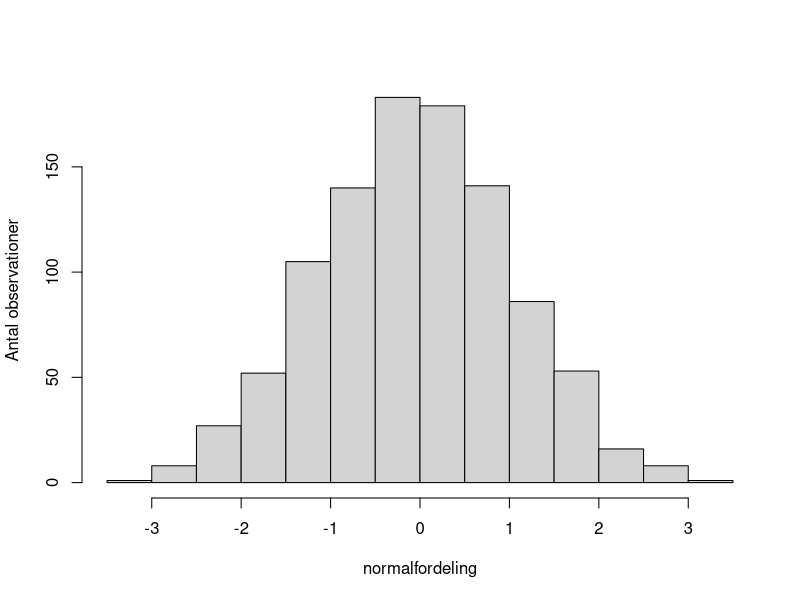
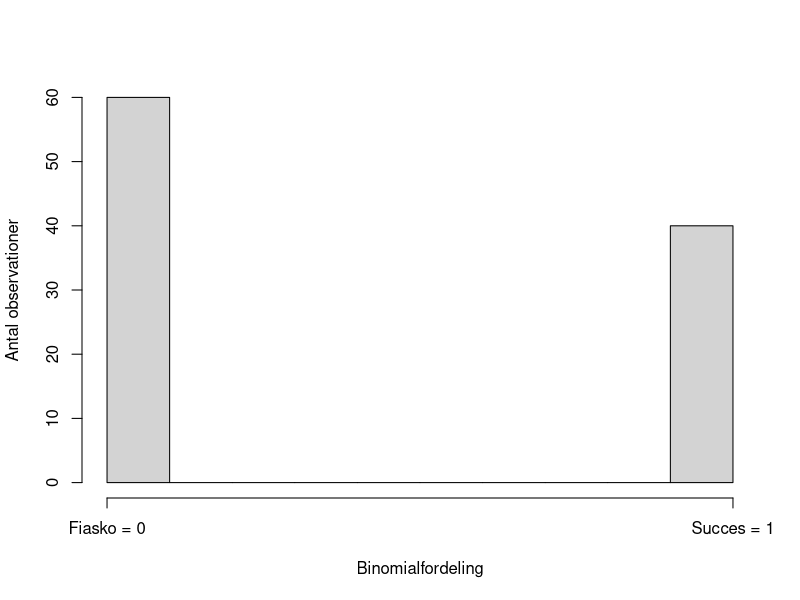
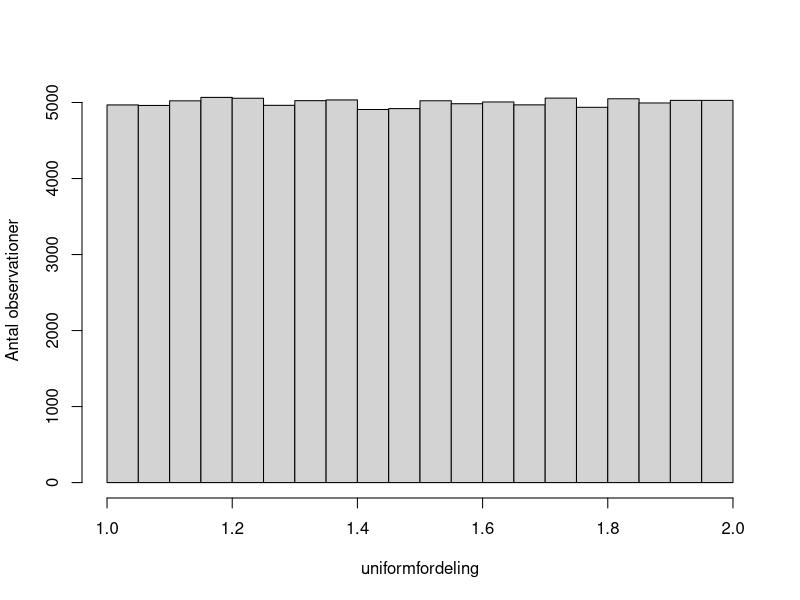
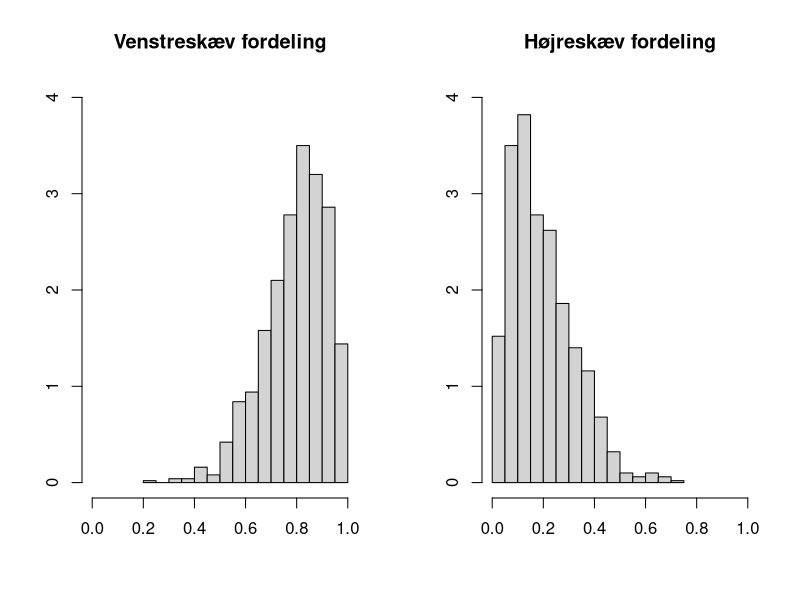

Generate these figures, in order, with R:
## ---- chunk 1
set.seed(29)
## ---- chunk 2
normalfordeling <- rnorm(n = 1000, mean = 0, sd = 1)
hist(normalfordeling, main = "", ylab = "Antal observationer")
## ---- chunk 3
Binomialfordeling <- rbinom(100, size = 1, prob = 0.5)
hist(Binomialfordeling, xaxt = 'n', ylab = "Antal observationer", main = "")
axis(side=1, at=c(0,1), labels=c("Fiasko = 0","Succes = 1"))

## ---- chunk 4
uniformfordeling <- runif(100000, min = 1, max = 2)
hist(uniformfordeling, main = "", ylab = "Antal observationer")
## ---- chunk 5
venstre <- rbeta(n =1000, shape1 = 8, shape2 = 2) 
hoejre <- rbeta(n = 1000, shape1 = 2, shape2 = 8) 
par(mfrow=c(1,2))
hist(venstre, main = "Venstreskæv fordeling", ylab = "", xlab = "", xlim = c(0,1), ylim = c(0,4), prob = TRUE)
#lines(density(venstre), col="red", lwd=2)
hist(hoejre, main = "Højreskæv fordeling", ylab = "", xlab = "", xlim = c(0,1), ylim = c(0,4), prob = TRUE)
#lines(density(hoejre), col="red", lwd=2)
## ---- chunk 6
stik <- rnorm(3, 0 ,1) #Den oprindelige stikprøve
stik_matrix <- matrix(stik, nrow = 3)
colnames(stik_matrix) <- c("Stikprøve")
rownames(stik_matrix) <- c("Observation 1", "Observation 2", "Observation 3")
stik_matrix
## ---- chunk 7
rep <- replicate(5, {
  sample(stik, size = 3, replace = TRUE)
})
rep
